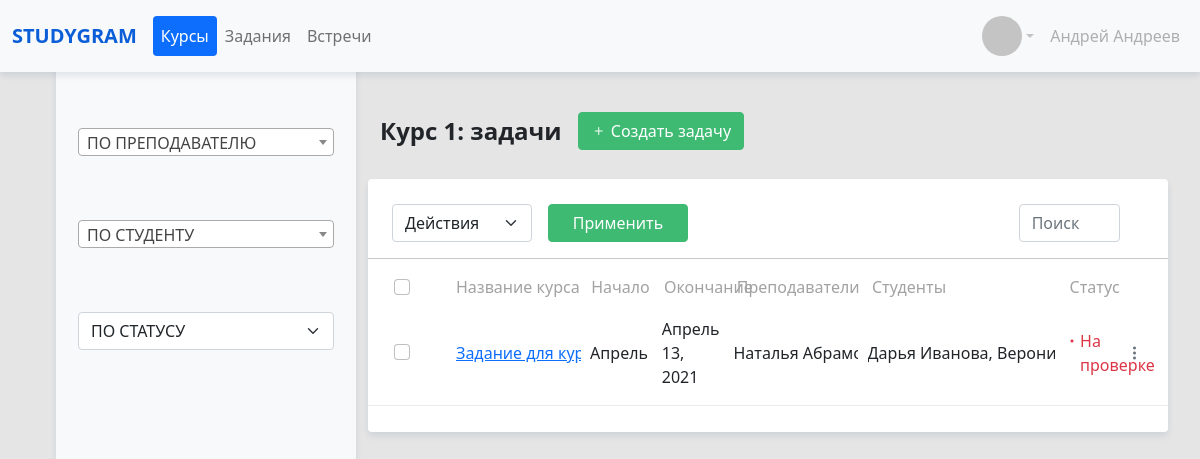
Page /course/30 on the committed database.
### courses/models.py (models this page shows, shortened)
class Course(models.Model):
    name = models.CharField(max_length=150)
    teachers = models.ManyToManyField(User, related_name='CourseTeachers')
    students = models.ManyToManyField(User, related_name='CourseStudents')
    status = models.ForeignKey(StatusCourse, on_delete=models.CASCADE, default=1)
    def __str__(self):
        return self.name
    def get_absolute_url(self):
        return reverse('course', kwargs={'pk': self.pk})

class Task(models.Model):
    name = models.CharField(max_length=150)
    course = models.ForeignKey(Course, on_delete=models.CASCADE)
    description = models.TextField()
    status = models.ForeignKey(StatusTask, on_delete=models.CASCADE, default=2)
    Teacher = models.ManyToManyField(User, related_name='Teachers')
    Student = models.ManyToManyField(User, related_name='Students')
    Start_date = models.DateField(default=datetime.date.today)
    Deadline = models.DateField(default=datetime.date.today)

class User(AbstractUser):
    Otchestvo = models.CharField(max_length=150, blank=True, verbose_name='Отчество')
    Group = models.ManyToManyField(Group, verbose_name='Группа', blank=True)
    Photo = models.ImageField(verbose_name='Фото', blank=True)
    Type = models.ForeignKey(UserType, on_delete=models.CASCADE, related_name='type', default=1)
    Status = models.ForeignKey(UserStatus, on_delete=models.CASCADE, related_name='status', default=2)
    def __str__(self):
        return self.first_name + ' ' + self.last_name

class StatusTask(models.Model):
    name = models.CharField(max_length=150)
    def __str__(self):
        return self.name

### courses/views.py (the view)
# urls.py: path('course/<int:pk>', CourseView.as_view(), name='course'),
class CourseView(ListView):
    model = Task
    template_name = 'courses/course.html'
    context_object_name = 'tasks'
    paginate_by = 10
    def get_context_data(self, *, object_list=None, **kwargs):
        context = super().get_context_data(**kwargs)
        context['teachers'] = User.objects.filter(Type=1)
        context['students'] = User.objects.filter(Type=2)
        context['statuses'] = StatusTask.objects.all()
        context['pk'] = self.kwargs['pk']
        context['course'] = self.model.objects.get(course=self.kwargs['pk']).course
        return context
    def get_queryset(self):
        search_query = self.request.GET.get('search')
        status_query = self.request.GET.get('status')
        teacher_query = self.request.GET.get('teacher')
        student_query = self.request.GET.get('student')
        print(self.kwargs['pk'])
        if search_query is not None:
            queryset = Task.objects.filter(name__icontains=search_query)
        elif status_query is not None:
            queryset = Task.objects.filter(course=self.kwargs['pk'], status=int(status_query))
        elif teacher_query is not None:
            queryset = Task.objects.filter(course=self.kwargs['pk'], Teacher=teacher_query)
        elif student_query is not None:
            queryset = Task.objects.filter(course=self.kwargs['pk'], Student=student_query)
        else:
            queryset = Task.objects.filter(course=self.kwargs['pk'])
        return queryset

### courses/templates/courses/course.html (shortened to what this page needs)
{% extends "base.html" %}
{% block sidebar %}
{% include 'inc/_sidebar_courses.html' %}
{% endblock %}
{% block content %}
<div class="flex-column main_block">
        <form id = "courseform" method="post" onsubmit="return confirm('Вы уверены, что хотите удалить данные курсы?')">
        <div class="container main_block_header">
            <div class="main_block_title">{{course}}: задачи</div>
            <div>
                <a class="btn btn-success" href="/create_task">
                    <i class="bi bi-plus"></i>
                    &#32;Создать задачу
                </a>
            </div>
        </div>
        <div class="main_block_page">
            {% include 'inc/_table_head.html' %}
            <hr>
            <div class="d-flex flex-row main_block_header_tasks">
                <div class="col-1">
                    <div class="form-check">
                        <input class="form-check-input" type="checkbox" name="course" value="">
                    </div>
                </div>
                <div class="col-2 d-flex justify-content-start">Название курса</div>
                <div class="col"></div>
                <div class="col-1 d-flex justify-content-start">Начало</div>
                <div class="col"></div>
                <div class="col-1 d-flex justify-content-start">Окончание</div>
                <div class="col"></div>
                <div class="col-2 d-flex justify-content-start">Преподаватели</div>
                <div class="col"></div>
                <div class="col-3 d-flex justify-content-start">Студенты</div>
                <div class="col"></div>
                <div class="col-1 d-flex justify-content-start">Статус</div>
                <div class="col"></div>
            </div>
             {% for task in tasks %}
            <div class="d-flex flex-row task align-center align-items-center">
                <div class="col-1">
                    <div class="form-check">
                        <input class="form-check-input" type="checkbox" name="course" value="{{course.pk}}">
                    </div>
                </div>
                <div class="col-2 d-flex justify-content-start content_size text-primary"><a href="{{course.get_absolute_url}}">{{task.name}}</a></div>
                <div class="col-1 d-flex justify-content-start content_size">{{task.Start_date}}</div>
                <div class="col-1 d-flex justify-content-start">{{task.Deadline}}</div>
                <div class="col-2 d-flex justify-content-start content_size">
                    {% for teacher in task.Teacher.all %}
                        {{teacher.first_name}} {{teacher.last_name}}
                    {% endfor %}
                </div>
                <div class="col-3 d-flex justify-content-start content_size">
                    {% for student in task.Student.all %}
                        {{student.first_name}} {{student.last_name}},
                    {% endfor %}
                </div>
                <div class="col-1 d-flex justify-content-start">
                    <i class="bi bi-dot text-danger"></i>
                    <span class="text-danger">{{task.status}}</span>
                </div>
                <div class="col d-flex justify-content-end">
                    <ul class="navbar-nav dropdown">
                        <li class="nav-item" role="tab">
                            <i class="bi bi-three-dots-vertical dropdown-toggle text-secondary other" data-bs-toggle="dropdown" id="taskDropdown"></i>
                        </li>
                    </ul>
                </div>
            </div>
            {% endfor %}
        </div>
        </form>
    </div>
{% endblock %}

### static/css/main.css (style rules this page uses)
body { background: #E5E5E5; }
.btn-success { color: #fff; background-color: #3EBA72; border-color: #3EBA72; }
.dropdown-toggle::after { border-top: .3em solid #C4C4C4; }
.main_block { display: flex; height: auto; margin-right: 2rem; padding-top: 7rem; padding-left: 23rem; margin-bottom: 3rem; }
.main_block_header { display: flex; align-items: center; }
.main_block_title { font-weight: 600; font-size: 1.5rem; line-height: 1.3rem; margin-right: 1rem; }
.main_block_page { margin-top: 1.8rem; background: #FFFFFF; box-shadow: 0 .25rem .375rem rgba(24, 61, 110, 0.1); border-radius: .25rem; padding: 1.6rem 0 1.6rem 0; }
.main_block_header_tasks { width: 100%; padding: 0 1.6rem 0 1.6rem; color: #A2A2A2; }
.task { padding: 1rem 1.6rem 1rem 1.6rem; border-bottom: .06rem solid #EBEBEB; }
.other::after { display: none; }
.content_size { white-space: nowrap; overflow: hidden; text-overflow: ellipsis; }

### rows in the picture
Course: name "Курс 1"
Task: name "Задание для к…", Start_date "Апрел…", Deadline "Апрель 13, 2021", status "На проверке"
User: first_name "Наталья", last_name "Абра…"
User: first_name "Дарья", last_name "Иванова"
User: first_name "Веро…"
